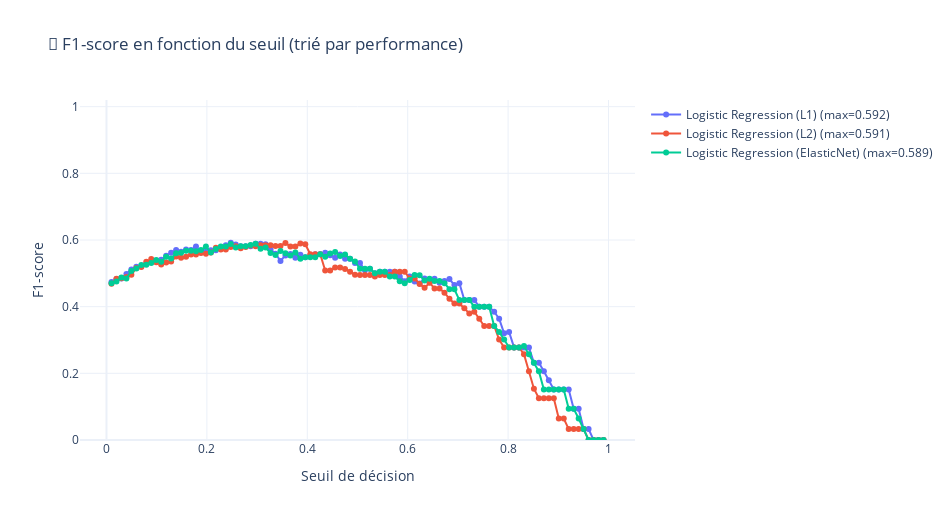

Write notebook code for a chart like this one.
### Code cell
# Evolution du F1-score
dict_models = logistic_models.best_f1_by_model()
